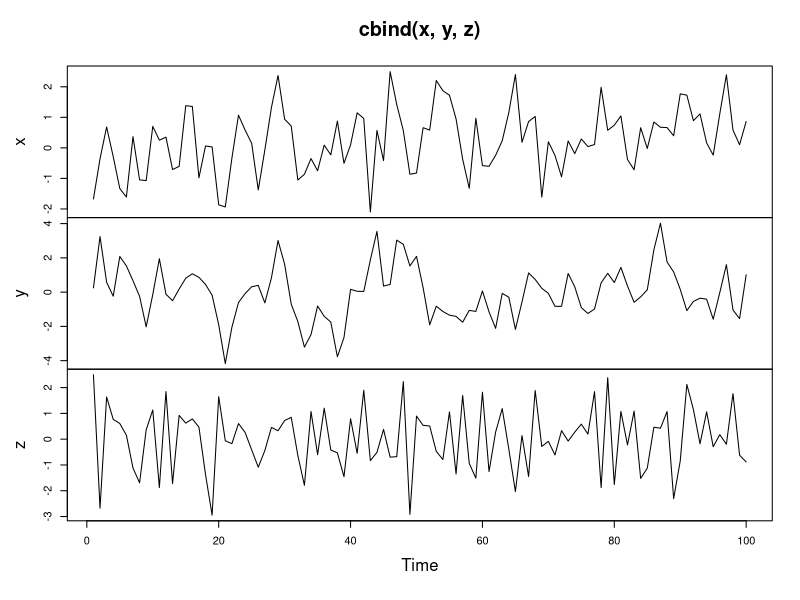
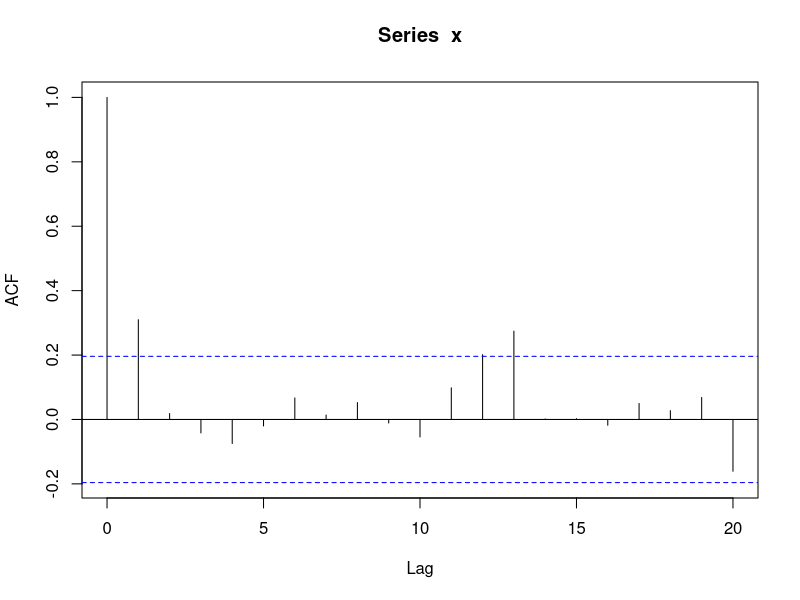
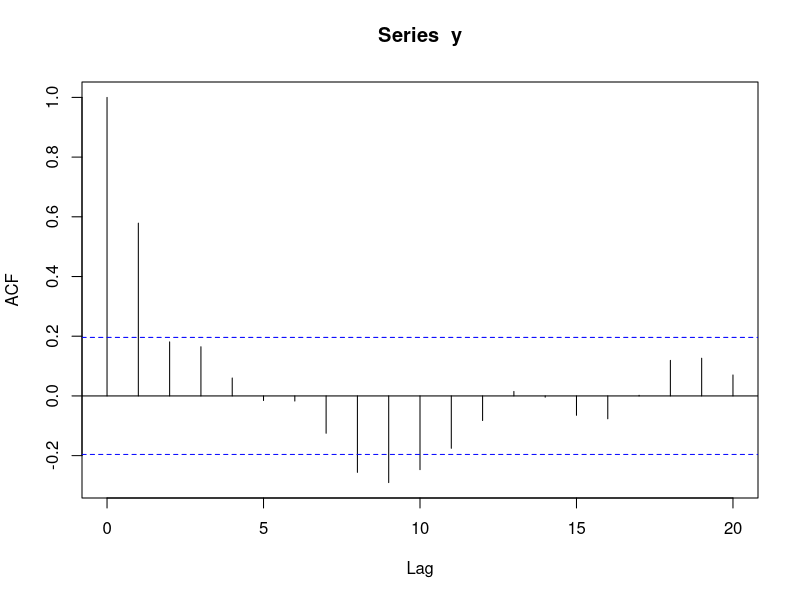
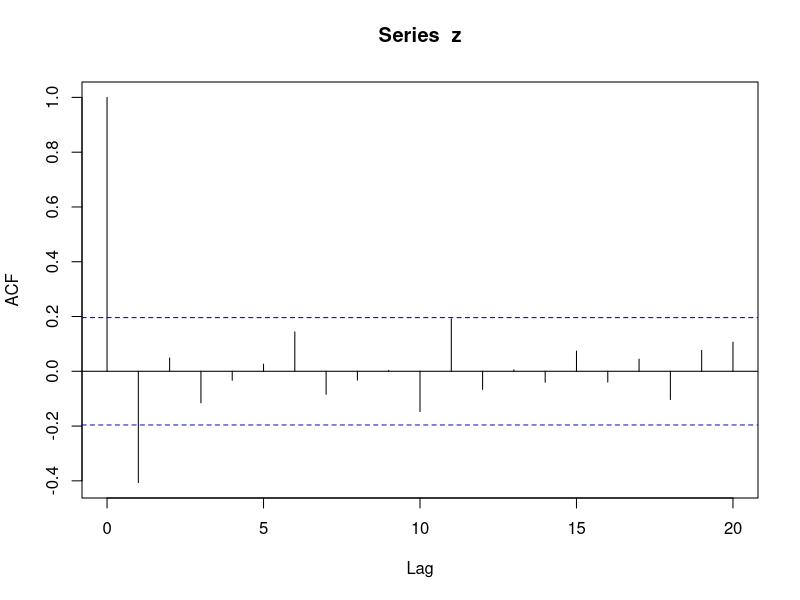
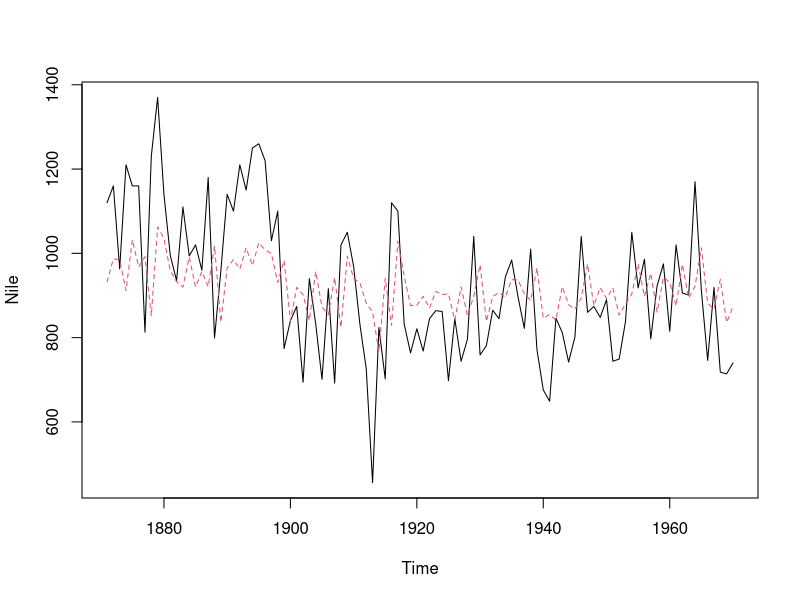
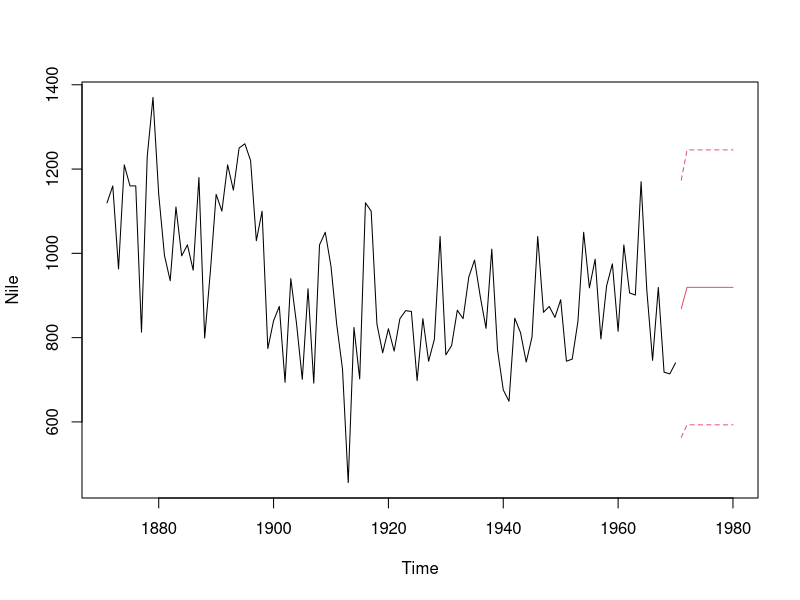

Source code (R) for these figures, in order: (Note: this script raises an error after producing the figures.)
## ---- chunk 1
knitr::opts_chunk$set(echo = TRUE)
## ---- chunk 2
# Generate MA model with slope 0.5
x <- arima.sim(model = list(ma=0.5), n =100)

# Generate MA model with slope 0.9
y <- arima.sim(model = list(ma=0.9), n =100)

# Generate MA model with slope -0.5
z <- arima.sim(model = list(ma=-0.5), n =100)

# Plot all three models together
plot.ts(cbind(x, y, z))

## ---- chunk 3
# Calculate ACF for x
acf(x)

# Calculate ACF for y

acf(y)
# Calculate ACF for z
acf(z)

## ---- chunk 4

# Fit the MA model to x
MA<-arima(x, order = c(0,0,1))
print(MA)

# slope (ma1) estimate 
0.7928

# slope mean (intercept) estimate 
0.1589

# innovation variance (sigma^2) estimate 
0.9576

# Fit the MA model to Nile
MA <- arima(Nile, order = c(0,0,1))
print(MA)

# Plot Nile and MA_fit 
ts.plot(Nile)
MA_fit <- Nile - resid(MA)
points(MA_fit, type = "l", col = 2, lty = 2)
## ---- chunk 5
# Make a 1-step forecast based on MA
predict_MA <-predict(MA)

# Obtain the 1-step forecast using $pred[1]
predict_MA$pred[1]

# Make a 1-step through 10-step forecast based on MA
predict(MA, n.ahead=10)

# Plot the Nile series plus the forecast and 95% prediction intervals
ts.plot(Nile, xlim = c(1871, 1980))
MA_forecasts <- predict(MA, n.ahead = 10)$pred
MA_forecast_se <- predict(MA, n.ahead = 10)$se
points(MA_forecasts, type = "l", col = 2)
points(MA_forecasts - 2*MA_forecast_se, type = "l", col = 2, lty = 2)
points(MA_forecasts + 2*MA_forecast_se, type = "l", col = 2, lty = 2)
## ---- chunk 6
# Find correlation between AR_fit and MA_fit
cor(AR_fit, MA_fit)

# Find AIC of AR
AIC(AR)

# Find AIC of MA
AIC(MA)

# Find BIC of AR
BIC(AR)

# Find BIC of MA
BIC(MA)
